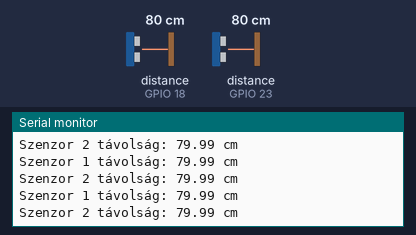
Bench run of a program on a simulated ESP32. On the bench: the last lines printed to the serial monitor. Wiring (inferred from the names in the program): 2 × ultrasonic range finder: trigger GPIO 5, echo GPIO 18 / trigger GPIO 22, echo GPIO 23. Inputs (shaded band) come from the test bench; at power-on: distance to the obstacle (sensors on GPIO 18, GPIO 23) 80 cm. The echo pulse lasts 58.3 µs per cm.

Above: at 1.2 s.
1.3 s: distance to the obstacle (sensor on GPIO 18) set to 2 cm
At 1.34 s:
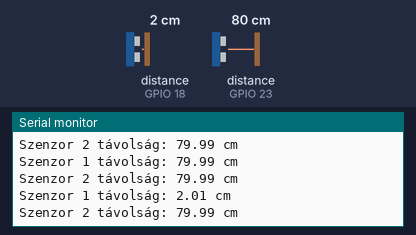
2.8 s: distance to the obstacle (sensor on GPIO 23) set to 2 cm
At 2.82 s:
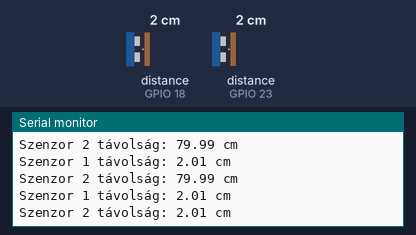
4.3 s: distance to the obstacle (sensor on GPIO 18) set to 4 cm
At 4.34 s:
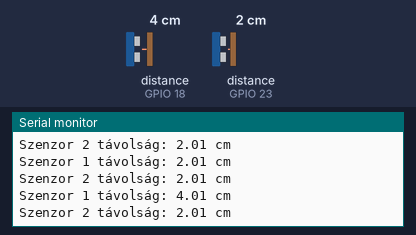
5.8 s: distance to the obstacle (sensor on GPIO 23) set to 4 cm
At 5.87 s:
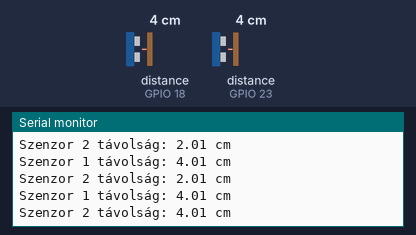
Timing chart, 0 to 8.3 s (numbered marks = the images above; inputs shaded):
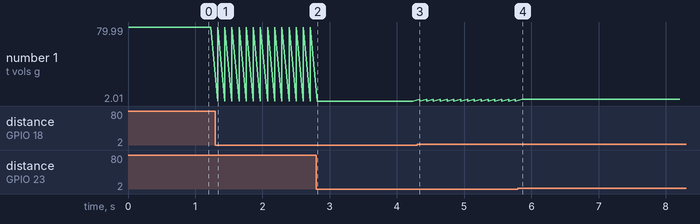

The program:

main.cpp
```cpp
#include <Arduino.h>

const int trigPin1 = 5;
const int echoPin1 = 18;
const int trigPin2 = 22;
const int echoPin2 = 23;

float duration1, distance1;
float duration2, distance2;

void setup() {
  pinMode(trigPin1, OUTPUT);
  pinMode(echoPin1, INPUT);
  pinMode(trigPin2, OUTPUT);
  pinMode(echoPin2, INPUT);
  Serial.begin(115200);
}

void loop() {
    // Szenzor 1 mérése
    digitalWrite(trigPin1, LOW);
    delayMicroseconds(2);
    digitalWrite(trigPin1, HIGH);
    delayMicroseconds(10);
    digitalWrite(trigPin1, LOW);
    duration1 = pulseIn(echoPin1, HIGH);
    distance1 = (duration1 * 0.0343) / 2;

    // Szenzor 2 mérése
    digitalWrite(trigPin2, LOW);
    delayMicroseconds(2);
    digitalWrite(trigPin2, HIGH);
    delayMicroseconds(10);
    digitalWrite(trigPin2, LOW);
    duration2 = pulseIn(echoPin2, HIGH);
    distance2 = (duration2 * 0.0343) / 2;

    // Kiírás
    Serial.print("Szenzor 1 távolság: ");
    Serial.print(distance1);
    Serial.println(" cm");

    Serial.print("Szenzor 2 távolság: ");
    Serial.print(distance2);
    Serial.println(" cm");
    delay(100); // Várakozás 1 másodperc
}
```

Measured:
- after the input at 1.3 s, the serial monitor: prints a new line at once (image 1)
- after the input at 2.8 s, the serial monitor: prints a new line at once (image 2)
- after the input at 4.3 s, the serial monitor: prints a new line at once (image 3)
- after the input at 5.8 s, the serial monitor: prints a new line after 0.06 s (image 4)
